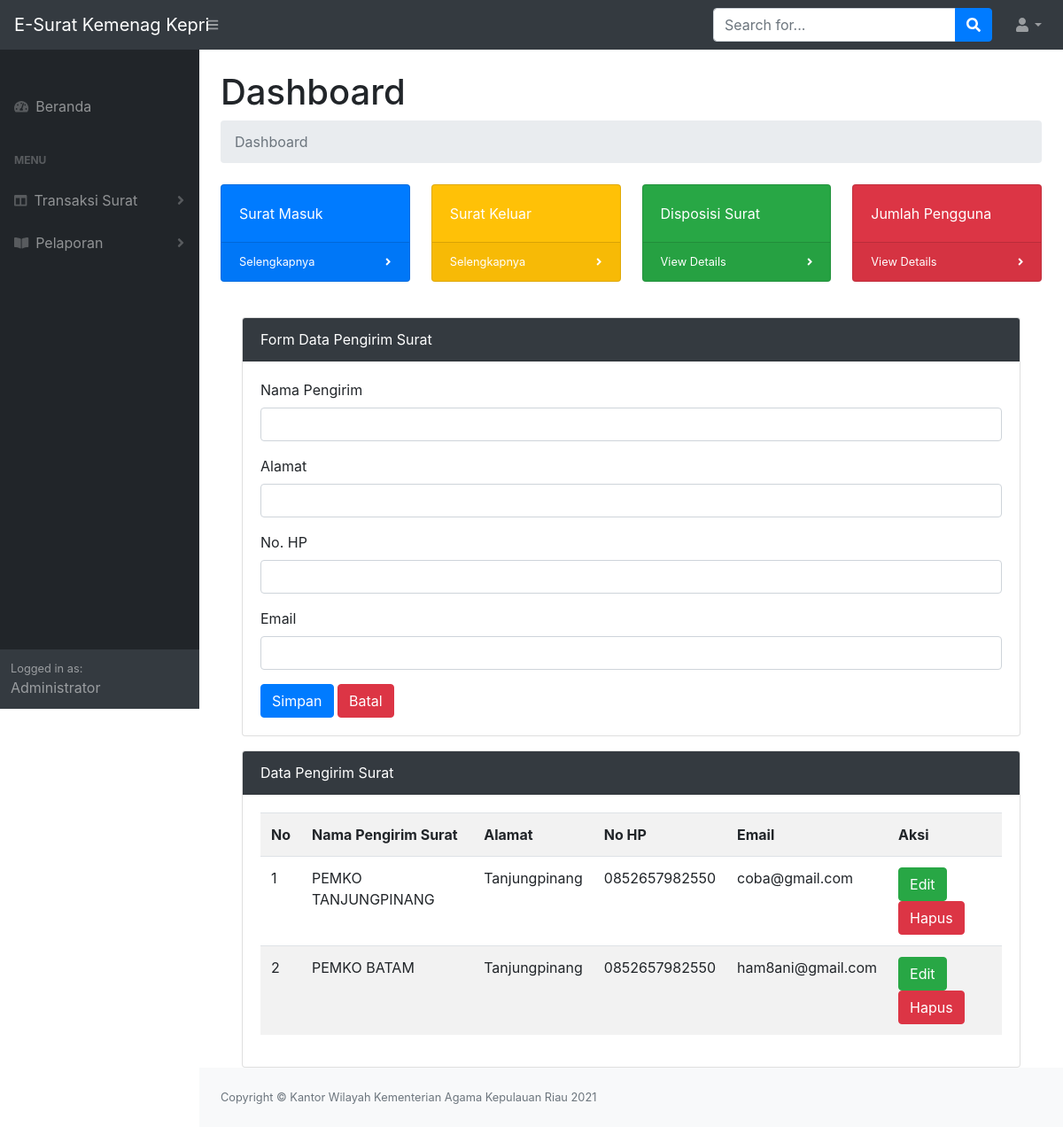
/admin.php?halaman=pengirim_surat (signed in), run on the app's committed database.
### tables this page shows
CREATE TABLE `tbl_pengirim_surat` (
  `id_pengirim_surat` int(11) NOT NULL,
  `nama_pengirim` varchar(50) NOT NULL,
  `alamat` text NOT NULL,
  `no_hp` varchar(20) NOT NULL,
  `email` varchar(30) NOT NULL
);

### admin.php (called while the page is built, shortened)
<?php include "template/header.php"; ?>
<?php include "content.php"; ?>
<?php include "template/footer.php"; ?>

### modul/pengirim_surat/pengirim_surat.php (the view, shortened to what this page needs)
<div class="card mt-3">
  <div class="card-header bg-dark text-white ">
    Form Data Pengirim Surat
  </div>
  <div class="card-body">
    <form method="post" action="">
	  <div class="form-group">
	    <label for="nama_pengirim">Nama Pengirim</label>
	    <input type="text" class="form-control" id="nama_pengirim" name="nama_pengirim" value="<?=@$vnama_pengirim?>">
	  </div>
	  <div class="form-group">
	    <label for="alamat">Alamat</label>
	    <input type="text" class="form-control" id="alamat" name="alamat" value="<?=@$valamat?>">
	  </div>
	  <div class="form-group">
	    <label for="no_hp">No. HP</label>
	    <input type="text" class="form-control" id="no_hp" name="no_hp" value="<?=@$vno_hp?>">
	  </div>
	  <div class="form-group">
	    <label for="email">Email</label>
	    <input type="email" class="form-control" id="email" name="email" value="<?=@$vemail?>">
	  </div>
	  <button type="submit" name="bsimpan" class="btn btn-primary">Simpan</button>
	  <button type="reset" name="bbatal" class="btn btn-danger">Batal</button>
	</form>
  </div>
</div>
<div class="card mt-3">
  <div class="card-header bg-dark text-white ">
    Data Pengirim Surat
  </div>
  <div class="card-body">
    <table class="table table-borderd table-hovered table-striped">
    	<tr>
    		<th>No</th>
    		<th>Nama Pengirim Surat</th>
    		<th>Alamat</th>
    		<th>No HP</th>
    		<th>Email</th>
    		<th>Aksi</th>
    	</tr>
    	<?php
    		$tampil = mysqli_query($koneksi, "SELECT * from tbl_pengirim_surat order by id_pengirim_surat desc");
    		$no = 1;
    		while($data = mysqli_fetch_array($tampil)) :
    	?>
    	<tr>
    		<td><?=$no++?></td>
    		<td><?=$data['nama_pengirim']?></td>
    		<td><?=$data['alamat']?></td>
    		<td><?=$data['no_hp']?></td>
    		<td><?=$data['email']?></td>
    		<td>
    			<a href="?halaman=pengirim_surat&hal=edit&id=<?=$data['id_pengirim_surat']?>" class="btn btn-success" >Edit </a>
    			<a href="?halaman=pengirim_surat&hal=hapus&id=<?=$data['id_pengirim_surat']?>" class="btn btn-danger"
    				onclick="return confirm('Apakah yakin ingin menghapus data ini?')" >Hapus </a>
    		</td>
    	</tr>
    <?php endwhile; ?>
    </table>
  </div>
</div>

### data on the page
tbl_pengirim_surat: nama_pengirim "PEMKO TANJUNGPINANG", alamat "Tanjungpinang", no_hp "0852657982550", email "coba@gmail.com"
tbl_pengirim_surat: nama_pengirim "PEMKO BATAM", alamat "Tanjungpinang", no_hp "0852657982550", email "ham8ani@gmail.com"
